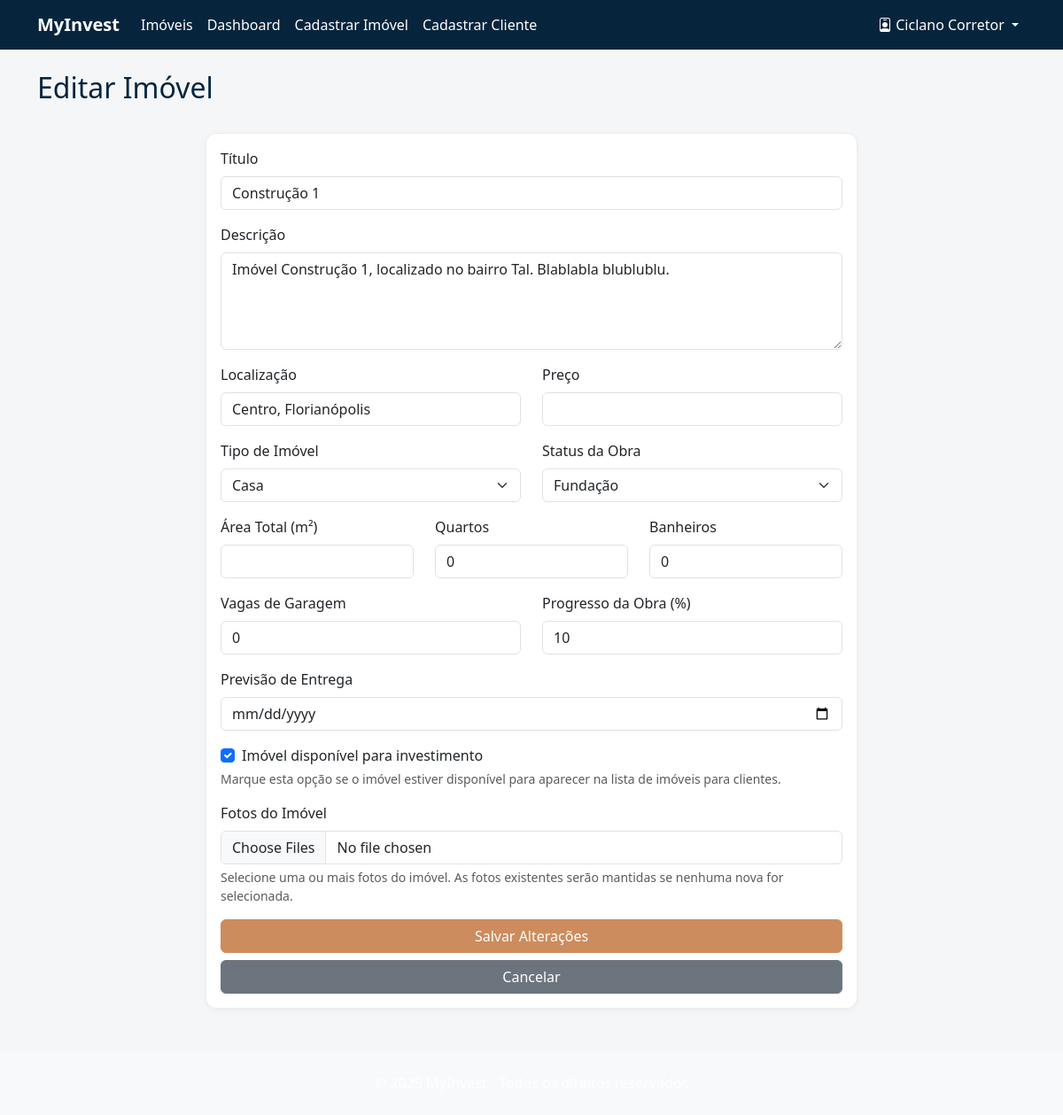
/corretor/imoveis/1/editar/ (signed in), run on the app's committed database.
### myinvest/models.py (models this page shows, shortened)
class Imovel(models.Model):
    STATUS_OPCOES = [
        ('planta', 'Na planta'),
        ('fundacao', 'Fundação'),
        ('estrutura', 'Estrutura'),
        ('acabamento', 'Acabamento'),
        ('finalizado', 'Finalizado'),
    ]
    TIPO_IMOVEL = [
        ('casa', 'Casa'),
        ('apartamento', 'Apartamento'),
        ('comercial', 'Comercial'),
        ('terreno', 'Terreno'),
    ]
    titulo = models.CharField("Título", max_length=100)
    descricao = models.TextField("Descrição")
    localizacao = models.CharField("Localização", max_length=200)
    preco = models.DecimalField("Preço", max_digits=12, decimal_places=2)
    status_obra = models.CharField("Status da Obra", max_length=20, choices=STATUS_OPCOES)
    tipo_imovel = models.CharField("Tipo de Imóvel", max_length=20, choices=TIPO_IMOVEL)
    area_total = models.DecimalField("Área Total (m²)", max_digits=10, decimal_places=2, null=True, blank=True)
    quartos = models.IntegerField("Número de Quartos", default=0)
    banheiros = models.IntegerField("Número de Banheiros", default=0)
    vagas_garagem = models.IntegerField("Vagas de Garagem", default=0)
    progresso_obra = models.IntegerField("Progresso da Obra (%)",
                                       validators=[MinValueValidator(0), MaxValueValidator(100)],
                                       default=0)
    data_cadastro = models.DateTimeField("Data de Cadastro", default=timezone.now)
    data_previsao_entrega = models.DateField("Previsão de Entrega", null=True, blank=True)
    disponivel = models.BooleanField("Disponível para investimento", default=True)
    corretor = models.ForeignKey(Corretor, on_delete=models.CASCADE, related_name="imoveis")
    anunciado_por_cliente = models.BooleanField("Anunciado por Cliente", default=False)
    cliente_anunciante = models.ForeignKey('Cliente', on_delete=models.SET_NULL,
                                         null=True, blank=True, related_name="imoveis_anunciados")

### myinvest/views.py (the view)
# urls.py: path('corretor/imoveis/<int:imovel_id>/editar/', views.editar_imovel, name='editar_imovel'),
@login_required
def editar_imovel(request, imovel_id):
    imovel = get_object_or_404(Imovel, id=imovel_id)
    if request.user.corretor != imovel.corretor:
        messages.error(request, 'Acesso negado.')
        return redirect('home')
    if request.method == 'POST':
        form = ImovelForm(request.POST, request.FILES, instance=imovel)
        if form.is_valid():
            form.save()
            messages.success(request, 'Imóvel atualizado com sucesso!')
            return redirect('detalhe_imovel', imovel_id=imovel.id)
    else:
        form = ImovelForm(instance=imovel)
    return render(request, 'corretor/editar_imovel.html', {'form': form, 'imovel': imovel})

### myinvest/forms.py
class ImovelForm(forms.ModelForm):
    fotos = MultipleFileField(
        required=False,
        help_text='Selecione uma ou mais fotos'
    )
    class Meta:
        model = Imovel
        fields = [
            'titulo', 'descricao', 'localizacao', 'preco',
            'tipo_imovel', 'status_obra', 'area_total',
            'quartos', 'banheiros', 'vagas_garagem',
            'progresso_obra', 'data_previsao_entrega',
            'disponivel'
        ]
        widgets = {
            'descricao': forms.Textarea(attrs={'rows': 4}),
            'data_previsao_entrega': forms.DateInput(attrs={'type': 'date'}),
            'progresso_obra': forms.NumberInput(attrs={'min': 0, 'max': 100}),
            'tipo_imovel': forms.Select(attrs={'class': 'form-select'}),
            'status_obra': forms.Select(attrs={'class': 'form-select'})
        }

### myinvest/models.py (called while the page is built)
    @property
    def notificacoes_nao_lidas(self):
        return self.user.notificacoes.filter(lida=False).count()

### myinvest/templatetags/notificacoes.py (called while the page is built)
@register.simple_tag
def notificacoes_nao_lidas(user):
    return user.notificacoes.filter(lida=False).count()

### myinvest/templates/corretor/editar_imovel.html (shortened to what this page needs)
{% extends 'base.html' %}
{% block content %}
<div class="row mb-4">
    <div class="col">
        <h2>Editar Imóvel</h2>
    </div>
</div>
<div class="row">
    <div class="col-md-8 mx-auto">
        <div class="card">
            <div class="card-body">
                <form method="post" enctype="multipart/form-data">
                    <div class="mb-3">
                        <label for="{{ form.titulo.id_for_label }}" class="form-label">Título</label>
                        <input type="text" class="form-control" id="{{ form.titulo.id_for_label }}" name="{{ form.titulo.html_name }}" value="{{ form.titulo.value|default:'' }}" required>
                    </div>
                    <div class="mb-3">
                        <label for="{{ form.descricao.id_for_label }}" class="form-label">Descrição</label>
                        <textarea class="form-control" id="{{ form.descricao.id_for_label }}" name="{{ form.descricao.html_name }}" rows="4" required>{{ form.descricao.value|default:'' }}</textarea>
                    </div>
                    <div class="row">
                        <div class="col-md-6">
                            <div class="mb-3">
                                <label for="{{ form.localizacao.id_for_label }}" class="form-label">Localização</label>
                                <input type="text" class="form-control" id="{{ form.localizacao.id_for_label }}" name="{{ form.localizacao.html_name }}" value="{{ form.localizacao.value|default:'' }}" required>
                            </div>
                        </div>
                        <div class="col-md-6">
                            <div class="mb-3">
                                <label for="{{ form.preco.id_for_label }}" class="form-label">Preço</label>
                                <input type="number" class="form-control" id="{{ form.preco.id_for_label }}" name="{{ form.preco.html_name }}" value="{{ form.preco.value|default:'' }}" step="0.01" required>
                            </div>
                        </div>
                    </div>
                    <div class="row">
                        <div class="col-md-6">
                            <div class="mb-3">
                                <label for="{{ form.tipo_imovel.id_for_label }}" class="form-label">Tipo de Imóvel</label>
                                <select class="form-select" id="{{ form.tipo_imovel.id_for_label }}" name="{{ form.tipo_imovel.html_name }}" required>
                                    {% for value, label in form.tipo_imovel.field.choices %}
                                        <option value="{{ value }}" {% if form.tipo_imovel.value == value %}selected{% endif %}>{{ label }}</option>
                                    {% endfor %}
                                </select>
                            </div>
                        </div>
                        <div class="col-md-6">
                            <div class="mb-3">
                                <label for="{{ form.status_obra.id_for_label }}" class="form-label">Status da Obra</label>
                                <select class="form-select" id="{{ form.status_obra.id_for_label }}" name="{{ form.status_obra.html_name }}" required>
                                    {% for value, label in form.status_obra.field.choices %}
                                        <option value="{{ value }}" {% if form.status_obra.value == value %}selected{% endif %}>{{ label }}</option>
                                    {% endfor %}
                                </select>
                            </div>
                        </div>
                    </div>
                    <div class="row">
                        <div class="col-md-4">
                            <div class="mb-3">
                                <label for="{{ form.area_total.id_for_label }}" class="form-label">Área Total (m²)</label>
                                <input type="number" class="form-control" id="{{ form.area_total.id_for_label }}" name="{{ form.area_total.html_name }}" value="{{ form.area_total.value|default:'' }}" step="0.01" required>
                            </div>
                        </div>
                        <div class="col-md-4">
                            <div class="mb-3">
                                <label for="{{ form.quartos.id_for_label }}" class="form-label">Quartos</label>
                                <input type="number" class="form-control" id="{{ form.quartos.id_for_label }}" name="{{ form.quartos.html_name }}" value="{{ form.quartos.value|default:'0' }}" min="0" required>
                            </div>
                        </div>
                        <div class="col-md-4">
                            <div class="mb-3">
                                <label for="{{ form.banheiros.id_for_label }}" class="form-label">Banheiros</label>
                                <input type="number" class="form-control" id="{{ form.banheiros.id_for_label }}" name="{{ form.banheiros.html_name }}" value="{{ form.banheiros.value|default:'0' }}" min="0" required>
                            </div>
                        </div>
                    </div>
                    <div class="row">
                        <div class="col-md-6">
                            <div class="mb-3">
                                <label for="{{ form.vagas_garagem.id_for_label }}" class="form-label">Vagas de Garagem</label>
                                <input type="number" class="form-control" id="{{ form.vagas_garagem.id_for_label }}" name="{{ form.vagas_garagem.html_name }}" value="{{ form.vagas_garagem.value|default:'0' }}" min="0" required>
                            </div>
                        </div>
                        <div class="col-md-6">
                            <div class="mb-3">
                                <label for="{{ form.progresso_obra.id_for_label }}" class="form-label">Progresso da Obra (%)</label>
                                <input type="number" class="form-control" id="{{ form.progresso_obra.id_for_label }}" name="{{ form.progresso_obra.html_name }}" value="{{ form.progresso_obra.value|default:'0' }}" min="0" max="100" required>
                            </div>
                        </div>
                    </div>
                    <div class="mb-3">
                        <label for="{{ form.data_previsao_entrega.id_for_label }}" class="form-label">Previsão de Entrega</label>
                        <input type="date" class="form-control" id="{{ form.data_previsao_entrega.id_for_label }}" name="{{ form.data_previsao_entrega.html_name }}" value="{{ form.data_previsao_entrega.value|date:'Y-m-d'|default:'' }}">
                    </div>
                    <div class="mb-3">
                        <div class="form-check">
                            <input type="checkbox" class="form-check-input" id="{{ form.disponivel.id_for_label }}" name="{{ form.disponivel.html_name }}" {% if form.disponivel.value %}checked{% endif %}>
                            <label class="form-check-label" for="{{ form.disponivel.id_for_label }}">
                                Imóvel disponível para investimento
                            </label>
                        </div>
                        <div class="form-text">Marque esta opção se o imóvel estiver disponível para aparecer na lista de imóveis para clientes.</div>
                    </div>
                    <div class="mb-3">
                        <label for="{{ form.fotos.id_for_label }}" class="form-label">Fotos do Imóvel</label>
                        <input type="file" class="form-control" id="{{ form.fotos.id_for_label }}" name="{{ form.fotos.html_name }}" multiple accept="image/*">
                        <div class="form-text">Selecione uma ou mais fotos do imóvel. As fotos existentes serão mantidas se nenhuma nova for selecionada.</div>
                    </div>
                    <div class="d-grid gap-2">
                        <button type="submit" class="btn btn-primary">Salvar Alterações</button>
                        <a href="{% url 'dashboard_corretor' %}" class="btn btn-secondary">Cancelar</a>
                    </div>
                </form>
            </div>
        </div>
    </div>
</div>
{% endblock %}

### myinvest/templates/base.html (shortened to what this page needs)
{% load static %}
{% load notificacoes %}
<!DOCTYPE html>
<html lang="pt-br">
<head>
    <link href="https://cdn.jsdelivr.net/npm/bootstrap@5.3.0/dist/css/bootstrap.min.css" rel="stylesheet">
    <link rel="stylesheet" href="https://cdn.jsdelivr.net/npm/bootstrap-icons@1.7.2/font/bootstrap-icons.css">
    <link rel="stylesheet" href="{% static 'css/theme.css' %}">
</head>
<body>
    <nav class="navbar navbar-expand-lg navbar-dark bg-primary">
        <div class="container">
            <a class="navbar-brand" href="{% url 'home' %}">MyInvest</a>
            <div class="collapse navbar-collapse" id="navbarNav">
                <ul class="navbar-nav me-auto">
                    <li class="nav-item">
                        <a class="nav-link" href="{% url 'listar_imoveis' %}">Imóveis</a>
                    </li>
                    {% if user.is_authenticated %}
                        {% if user.corretor %}
                            <li class="nav-item">
                                <a class="nav-link" href="{% url 'dashboard_corretor' %}">Dashboard</a>
                            </li>
                            <li class="nav-item">
                                <a class="nav-link" href="{% url 'cadastrar_imovel' %}">Cadastrar Imóvel</a>
                            </li>
                            <li class="nav-item">
                                <a class="nav-link" href="{% url 'cadastrar_cliente' %}">Cadastrar Cliente</a>
                            </li>
                        {% endif %}
                    {% endif %}
                </ul>
                <ul class="navbar-nav">
                    {% if user.is_authenticated %}
                        {% if user.corretor %}
                            <li class="nav-item">
                                <a class="nav-link" href="{% url 'notificacoes' %}">
                                </a>
                            </li>
                        {% endif %}
                        <li class="nav-item dropdown">
                            <a class="nav-link dropdown-toggle" href="#" id="navbarDropdown" role="button" data-bs-toggle="dropdown">
                                {% if user.corretor %}
                                    <i class="bi bi-person-badge"></i>
                                {% elif user.cliente %}
                                    <i class="bi bi-person"></i>
                                {% endif %}
                                {{ user.get_full_name|default:user.username }}
                            </a>
                        </li>
                    {% else %}
                        <li class="nav-item">
                            <a class="nav-link" href="{% url 'login' %}">Entrar</a>
                        </li>
                    {% endif %}
                </ul>
            </div>
        </div>
    </nav>
    <div class="container mt-4">
        {% block content %}{% endblock %}
    </div>
    <footer class="bg-light py-4 mt-5">
        <div class="container text-center">
            <p class="mb-0">&copy; 2025 MyInvest - Todos os direitos reservados</p>
        </div>
    </footer>
</body>
</html>

### static/css/theme.css (style rules this page uses)
body { background: #F5F6F7; color: #222; font-family: 'Segoe UI', Arial, sans-serif; }
.navbar, .bg-primary { background: #06253D !important; color: #fff !important; }
.navbar .nav-link, .navbar-brand { color: #fff !important; font-weight: 500; }
footer { background: #06253D; color: #fff; }
h1, h2, h3, h4, h5, h6, .card-title { color: #06253D; }
a, .link-primary { color: #CC8C5D; text-decoration: none; }
.btn-primary, .btn-info, .btn-success { background: #CC8C5D; border-color: #CC8C5D; color: #fff; font-weight: 500; transition: background 0.2s, border 0.2s; }
.card { background: #fff; border: 1px solid #e9ecef; border-radius: 12px; box-shadow: 0 2px 8px rgba(6,37,61,0.04); }

### myinvest/templates/base.html (style rules this page uses)
.navbar-brand { font-weight: bold; }
.card { transition: transform 0.2s; }

### data on the page
Imovel: titulo "Construção 1", descricao "Imóvel Construção 1, localizado no bairro Tal. Blablabla blublublu.", localizacao "Centro, Florianópolis", tipo_imovel "Casa", status_obra "Fundação"

### other printed values
{{ user.get_full_name|default:user.username }} "Ciclano Corretor"
